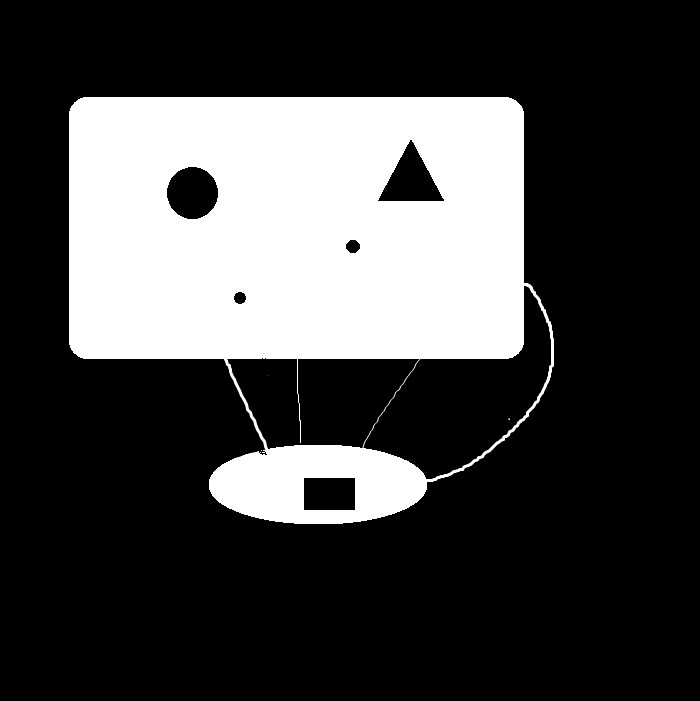
#> input picture 3. opening/image.jpg, 700 x 701 px
$ python opening.py
#> lines starting #> are read from the running program, lines starting #| are printed output that depends on the picture; after the words box and inside, x2 and y2 are one past the last pixel; in counts of white or black regions, pixels touching at a corner belong together
import numpy as np
from cv2 import cv2
import matplotlib.pyplot as plt
original_img = cv2.imread('image.jpg')
#> original_img is the input picture: shape (701, 700, 3); min 0, max 255, mean 66.5
img_gray = cv2.cvtColor(original_img, cv2.COLOR_BGR2GRAY)
_, binary_img = cv2.threshold(img_gray, 127, 255, cv2.THRESH_BINARY)
#> binary_img: shape (701, 700); 26.1% white; 3 white regions (2 under 20 px), largest, box (x1, y1, x2, y2) and area: (69, 97, 554, 524) 128011
binary_img = binary_img/255
struct_elem = np.array([(1,1,1,1,1,1,1), (1,1,1,1,1,1,1), (1,1,1,1,1,1,1), (1,1,1,1,1,1,1), (1,1,1,1,1,1,1), (1,1,1,1,1,1,1), (1,1,1,1,1,1,1)])
def padding(img, filter):
    img_shape = img.shape
#> img_shape = (701, 700)
    filter_shape = filter.shape
    padded_img = np.zeros((img_shape[0] + filter_shape[0] - 1, img_shape[1] + filter_shape[1] - 1))
    for i in range(img_shape[0]):
        for j in range(img_shape[1]):
            padded_img[i + 1, j + 1] = img[i, j]
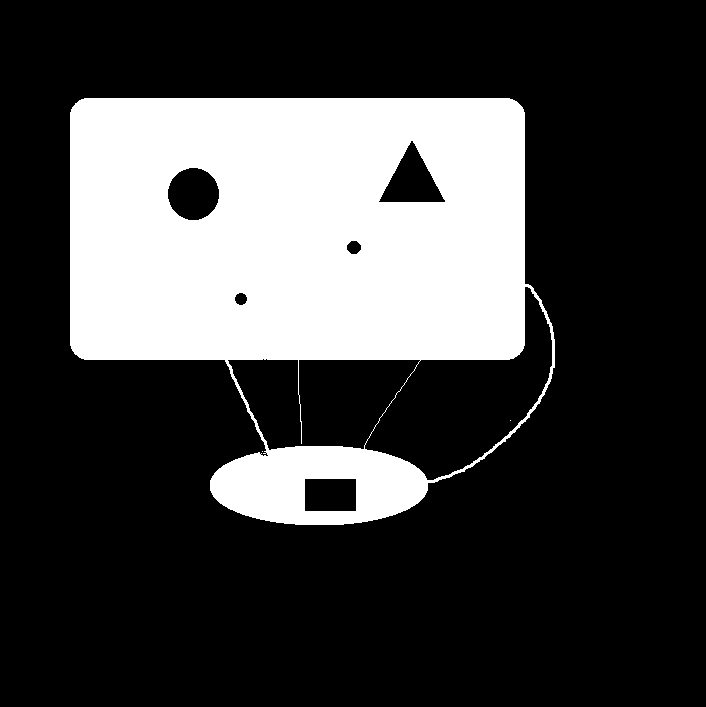
#> padded_img: shape (707, 706) float64; values 0 (black) and 1 (white), 25.6% white; 3 white regions (2 under 20 px), largest, box (x1, y1, x2, y2) and area: (70, 98, 555, 525) 128011
    return padded_img
def erosion(img, filter):
    img_shape = img.shape
#> img_shape = (701, 700)
    filter_shape = filter.shape
    padded_img = padding(img, filter)
    for i in range(img_shape[0]):
        for j in range(img_shape[1]):
            window = padded_img[i:i+filter_shape[0], j:j+filter_shape[1]]
            result = (window == filter)
            final = np.all(result == True)
            if final:
                img[i, j] = 1
            else:
                img[i, j] = 0
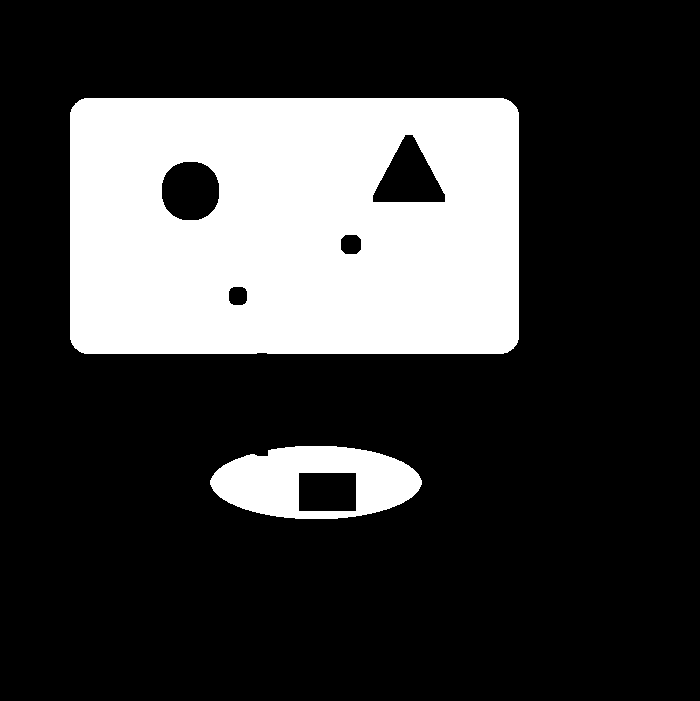
#> img: shape (701, 700) float64; values 0 (black) and 1 (white), 24.1% white; 2 white regions, box (x1, y1, x2, y2) and area: (70, 98, 519, 354) 108410, (210, 446, 422, 519) 9850
    return img
def dilation(img, filter):
    img_shape = img.shape
#> img_shape = (701, 700)
    filter_shape = filter.shape
    padded_img = padding(img, filter)
#> after the loop in padding (call 3), `for i in range(img_shape[0]):`:
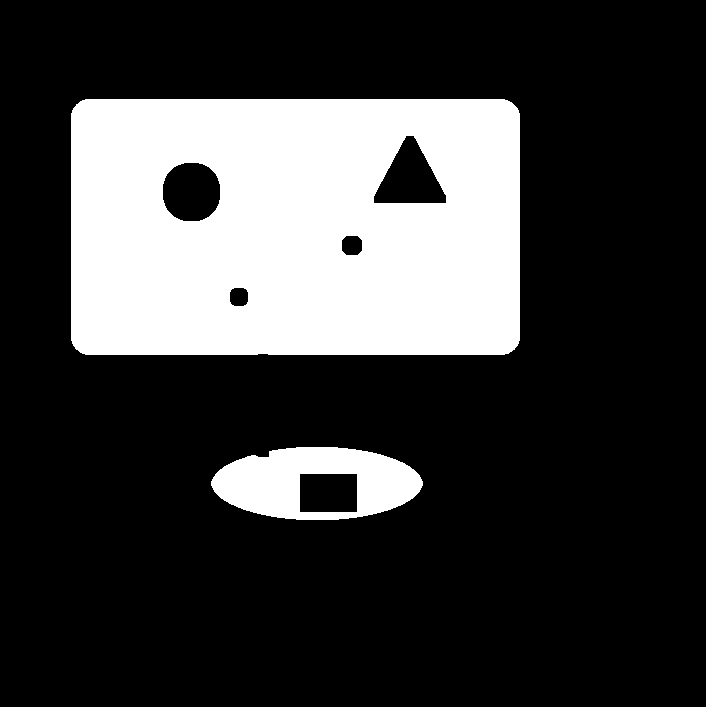
#> padded_img: shape (707, 706) float64; values 0 (black) and 1 (white), 23.7% white; 2 white regions, box (x1, y1, x2, y2) and area: (71, 99, 520, 355) 108410, (211, 447, 423, 520) 9850
    for i in range(img_shape[0]):
        for j in range(img_shape[1]):
            window = padded_img[i:i+filter_shape[0], j:j+filter_shape[1]]
            result = (window == filter)
            final = np.any(result == True)
            if final:
                img[i, j] = 1
            else:
                img[i, j] = 0
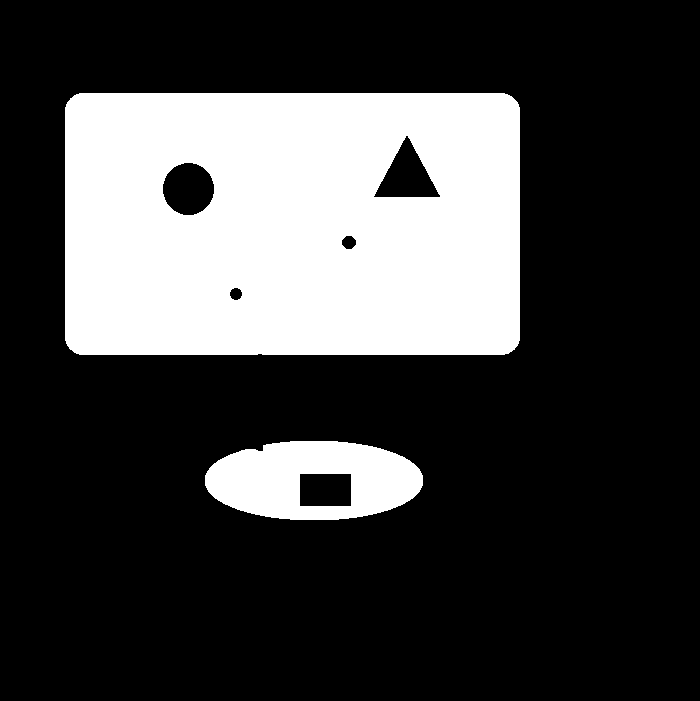
#> img: shape (701, 700) float64; values 0 (black) and 1 (white), 25.8% white; 2 white regions, box (x1, y1, x2, y2) and area: (65, 93, 520, 355) 114512, (205, 441, 423, 520) 12142
    return img
original_img = padding(binary_img, struct_elem)
erode_img = erosion(binary_img, struct_elem)
final_img = dilation(erode_img, struct_elem)
fig = plt.figure(figsize=(13, 9))
fig.suptitle('OPENING', fontsize=16)
rows = 1
columns = 2
fig.add_subplot(rows, columns, 1)
plt.imshow(original_img, cmap='Greys_r')
plt.axis('off')
plt.title("Before Opening")
fig.add_subplot(rows, columns, 2)
plt.imshow(final_img, cmap='Greys_r')
plt.axis('off')
plt.title("After Opening")
plt.show()
